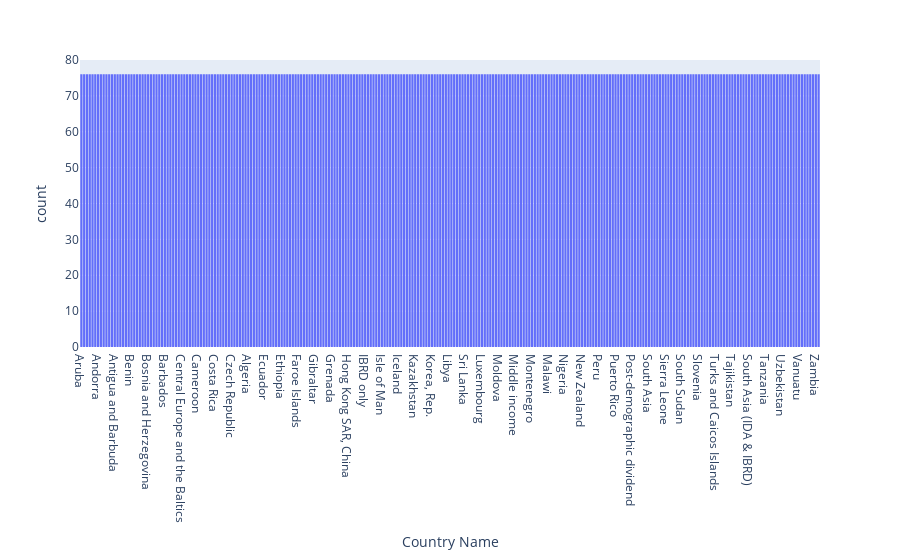

Notebook source saved alongside this figure:
### Code cell
px.histogram(df, x="Country Name")

### Figure 1 — Plotly figure (JSON) as saved in the notebook; plotly's stock layout.template omitted (floating-point values rounded to 4 significant figures; data arrays with more than 128 entries replaced by an {"elided": "..."} marker saying what was removed)
{"data": [{"alignmentgroup": "True", "bingroup": "x", "hovertemplate": "Country Name=%{x}<br>count=%{y}<extra></extra>", "legendgroup": "", "marker": {"color": "#636efa", "pattern": {"shape": ""}}, "name": "", "offsetgroup": "", "orientation": "v", "showlegend": false, "type": "histogram", "x": {"elided": "20216 str values"}, "xaxis": "x", "yaxis": "y"}], "layout": {"barmode": "relative", "legend": {"tracegroupgap": 0}, "margin": {"t": 60}, "xaxis": {"anchor": "y", "domain": [0, 1], "title": {"text": "Country Name"}}, "yaxis": {"anchor": "x", "domain": [0, 1], "title": {"text": "count"}}}}
